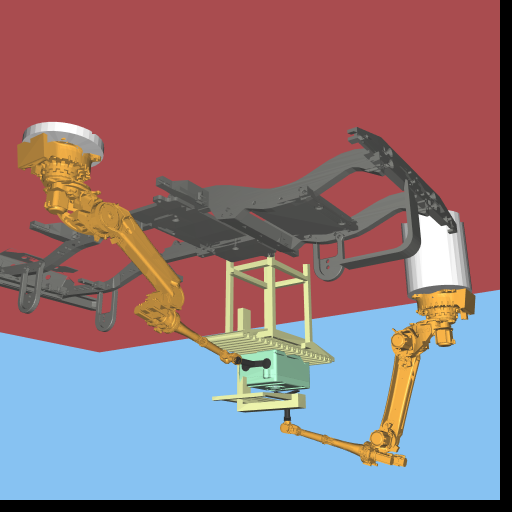
%> input picture matlab/images/startIII.ppm, 1024 x 1024 px (shown at 1/2 size)
$ octave images.m   (GNU Octave 9; MATLAB toolbox functions it lacks are replaced by stand-ins)
%> lines starting %> are read from the running program, lines starting %| are printed output that depends on the picture; in (x1, y1, x2, y2) boxes, pixels count from 0 and x2, y2 are one past the last pixel; in counts of white or black regions, pixels touching at a corner belong together; the program's own positions count from 1
clear all
clc

%%

I1 = imread('startIII.ppm');
%> I1 is the input picture: size 1024x1024x3 uint8; mean R, G, B 145.3, 117.8, 125.6
I2 = imread('goalIII.ppm');
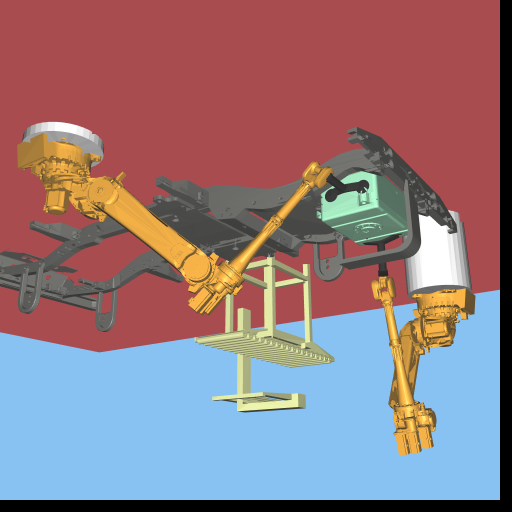
%> input picture matlab/images/goalIII.ppm, 1024 x 1024 px (shown at 1/2 size)
%> I2 is the input picture: size 1024x1024x3 uint8; mean R, G, B 146.3, 120.6, 127.3

I1 = imrotate(I1, 180);
I2 = imrotate(I2, 180);
I1 = flipdim(I1, 2);
I2 = flipdim(I2, 2);
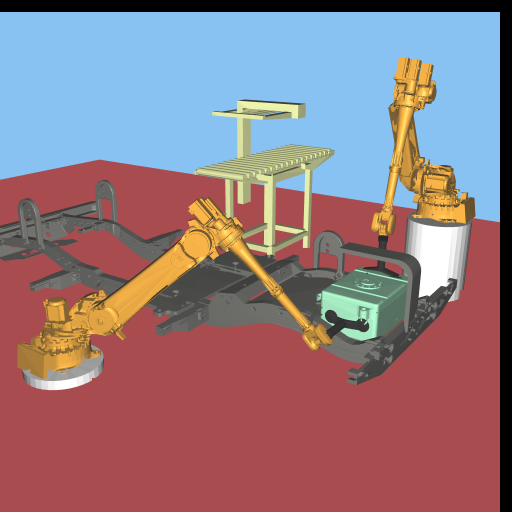
%> I2: size 1024x1024x3 uint8 (shown at 1/2 size); mean R, G, B 146.3, 120.6, 127.3; mean of the top-left, top-right, bottom-left and bottom-right quarters 154.6, 154.8, 110.9, 105.4

% % Environment III
I1 = imcrop(I1, [1 70 992-1 800-70]);
%> I1: size 731x992x3 uint8
I2 = imcrop(I2, [1 70 992-1 800-70]);
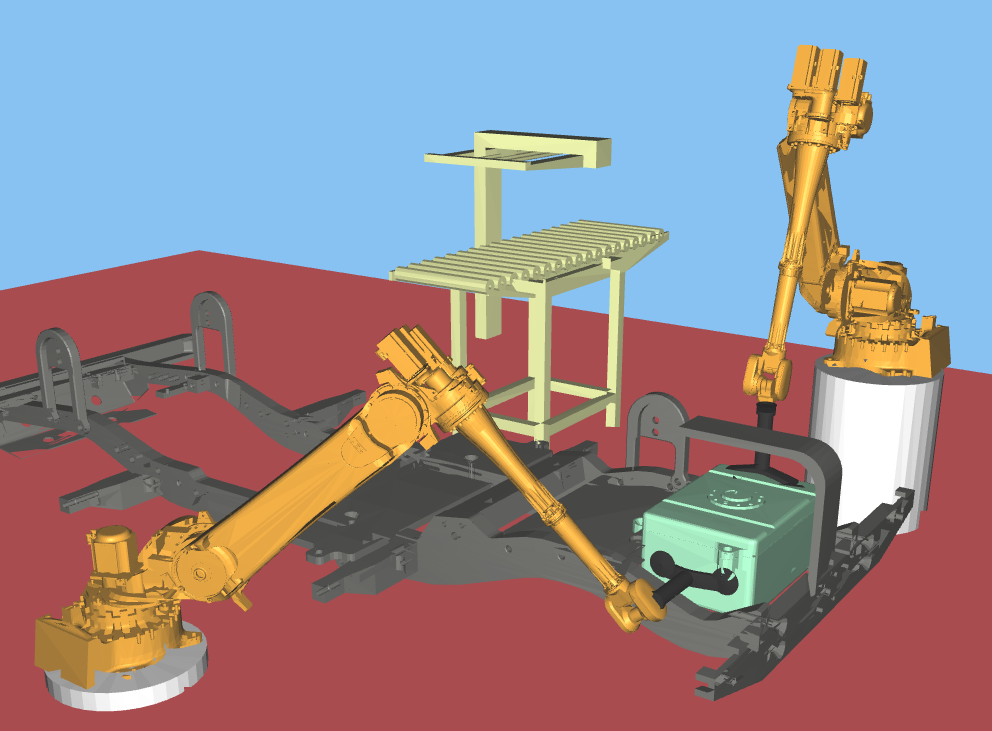
%> I2: size 731x992x3 uint8; mean R, G, B 149.8, 137.8, 143.4

I1 = imresize(I1, [380 610]);
%> I1: size 380x610x3 uint8
I2 = imresize(I2, [380 610]);
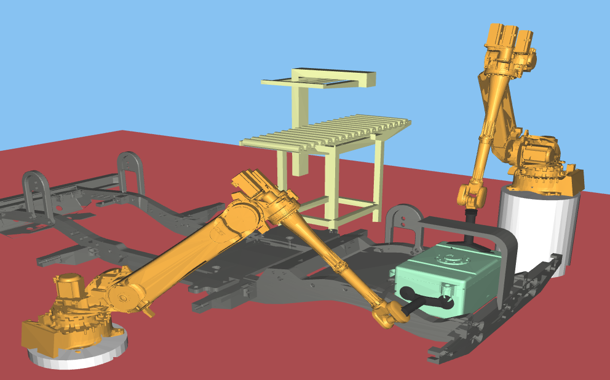
%> I2: size 380x610x3 uint8; mean R, G, B 149.8, 137.8, 143.4

imshow(I1)
%%

for j = 0:3
    for i = 1:size(I1,2)
        I1(1+j,i,:) = [0 0 0];
        I1(end-j,i,:) = [0 0 0];
        I2(1+j,i,:) = [0 0 0];
        I2(end-j,i,:) = [0 0 0];
    end

    for i = 1:size(I1,1)
        I1(i,1+j,:) = [0 0 0];
        I1(i,end-j,:) = [0 0 0];
        I2(i,1+j,:) = [0 0 0];
        I2(i,end-j,:) = [0 0 0];
    end
end
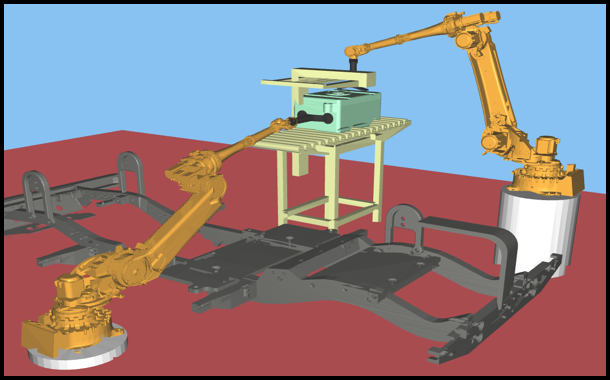
%> I1: size 380x610x3 uint8; mean R, G, B 143.2, 129.2, 135.5
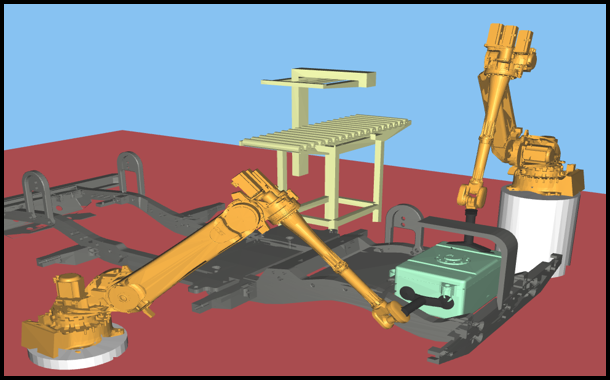
%> I2: size 380x610x3 uint8; 3.39% of pixels changed, all inside (x1, y1, x2, y2) = (0, 0, 610, 380)

I = [I1 I2];

I = insertText(I,[0 -10],'(e)','FontSize',60,'BoxColor',...
    'w','BoxOpacity',0,'TextColor','black');
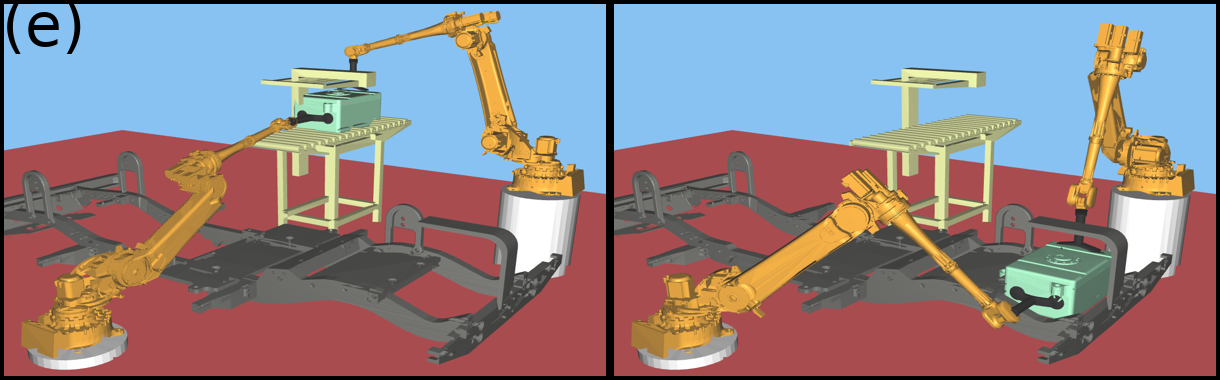
%> I: size 380x1220x3 uint8; mean R, G, B 143.6, 130.8, 136.2

imshow(I);

imwrite(I, 'envV.png');
